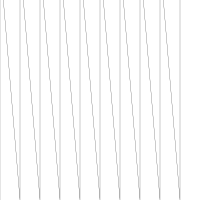

Source code (Python):
import argparse
import drawsvg as draw
from numpy import array, sqrt, pi, log
from math import floor, ceil

class SimpleMaker:

    ## 比例尺：20 对应 0.5，40 对应 1

    def GenerateSimple(name, wire_length, size = 0):
        d = draw.Drawing(200,200,origin = 'center', displayInline = False)
        p = draw.Path(stroke_width=0.202, stroke='black', fill_opacity="0")

        simple_circuit = SimpleMaker(size)
        simple_circuit.makeSimple(p,wire_length)
        d.append(p)
        d.save_svg(name+".svg")

    def __init__(self,size = 0):

        self.size = size
        # self.line_width = 0.202
        self.line_width = 0.6
        self.spacing = 10
        self.pixel_scale = 3.77
        self.minimum_stitch_length = 2 * self.pixel_scale

    def makeSimple(self, path, wire_length, reverse=False):
        reverseF = -1 if reverse else 1
        if self.size > 0:
            #宽度为40单位对应1cm
            lastPoint = array([-120,100])
            path.M(lastPoint[0], lastPoint[1])
            #电阻回弯五次
            for i in range(0,10):
                path.L(lastPoint[0], lastPoint[1] - 280)
                lastPoint[1] = lastPoint[1] - 280
                path.L(lastPoint[0] - 4, lastPoint[1] + 4)

                #打结处
                lastPoint[0] = lastPoint[0] - 4
                lastPoint[1] = lastPoint[1] + 4
                for j in range(0,4):
                    path.L(lastPoint[0] + 8, lastPoint[1] + 4)
                    path.L(lastPoint[0], lastPoint[1] + 8)
                    lastPoint[1] = lastPoint[1] + 8
                path.L(lastPoint[0] + 4, lastPoint[1] + 4)
                lastPoint[0] = lastPoint[0] + 4
                lastPoint[1] = lastPoint[1] + 4

                path.L(lastPoint[0] + 20, lastPoint[1] + 240)
                lastPoint[0] += 20
                lastPoint[1] += 240

                #打结处
                path.L(lastPoint[0] - 4, lastPoint[1] + 4)
                lastPoint[0] = lastPoint[0] - 4
                lastPoint[1] = lastPoint[1] + 4
                for j in range(0,4):
                    path.L(lastPoint[0] + 8, lastPoint[1] + 4)
                    path.L(lastPoint[0], lastPoint[1] + 8)
                    lastPoint[1] = lastPoint[1] + 8
                path.L(lastPoint[0] + 4, lastPoint[1] + 4)
                lastPoint[0] = lastPoint[0] + 4
                lastPoint[1] = lastPoint[1] + 4

                path.L(lastPoint[0], lastPoint[1] - 40)
                lastPoint[1] -= 40

            path.L(lastPoint[0], lastPoint[1] - 240)





        else:
            raise Exception("size must be >0")



    def drawStitches(self, p, x1, y1, x2, y2):
        dx = x2 - x1
        dy = y2 - y1
        length = sqrt((dx ** 2) + (dy ** 2))
        stittches = length/self.minimum_stitch_length

        for i in range (1, floor(stittches)):
            p.L (x1 + dx/stittches*i, y1 + dy/stittches*i)
        p.L(x2,y2)

if __name__=="__main__":
    SimpleMaker.GenerateSimple("doubled_resistance", -8, 10)
